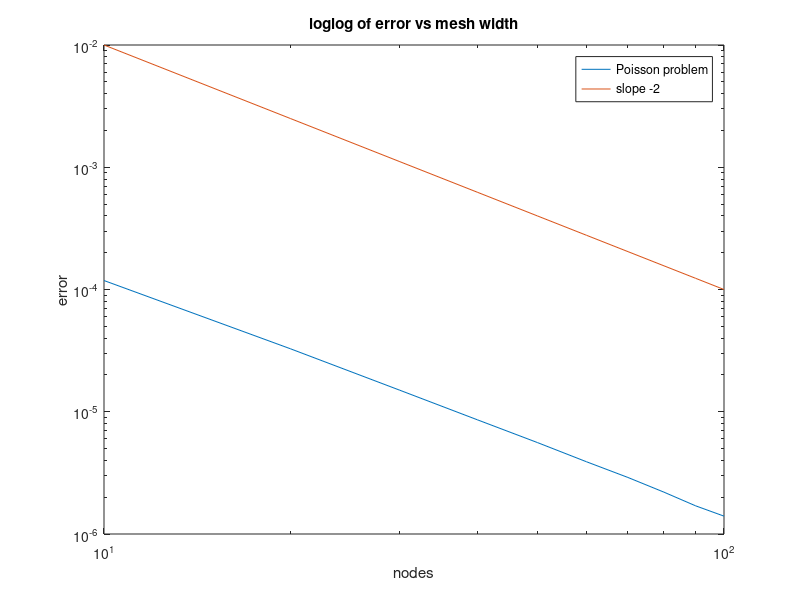

Here is the MATLAB script that generated this plot:
nodes = [10,20,30,40,50,60,70,80,90,100];
errs = 1.0e-03 * [0.1184    0.0327    0.0150    0.0086    0.0056    0.0039    0.0029    0.0022    0.0017    0.0014];
loglog(nodes,errs)
hold on 
sl2 = @(x) x.^(-2);
ys2 = sl2(nodes);
loglog(nodes,ys2)
hold off
xlabel('nodes')
ylabel('error')
title('loglog of error vs mesh width')
legend('Poisson problem', 'slope -2')
saveas(gcf,'refine.png')